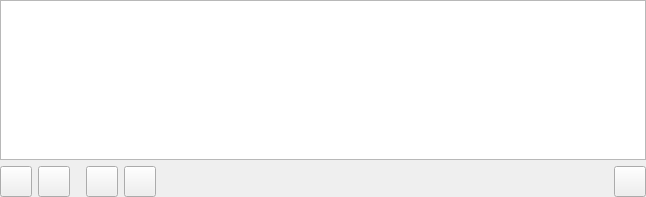
<?xml version="1.0" encoding="UTF-8"?>
<ui version="4.0">
 <class>Form</class>
 <widget class="QWidget" name="Form">
  <property name="geometry">
   <rect>
    <x>0</x>
    <y>0</y>
    <width>646</width>
    <height>197</height>
   </rect>
  </property>
  <property name="windowTitle">
   <string>Form</string>
  </property>
  <layout class="QVBoxLayout" name="verticalLayout">
   <property name="margin">
    <number>0</number>
   </property>
   <item>
    <widget class="QTableWidget" name="table">
     <property name="sizePolicy">
      <sizepolicy hsizetype="Expanding" vsizetype="Expanding">
       <horstretch>0</horstretch>
       <verstretch>2</verstretch>
      </sizepolicy>
     </property>
     <property name="editTriggers">
      <set>QAbstractItemView::NoEditTriggers</set>
     </property>
    </widget>
   </item>
   <item>
    <layout class="QHBoxLayout" name="horizontalLayout">
     <item>
      <widget class="QToolButton" name="addBtn">
       <property name="toolTip">
        <string>Add a row of setpoints</string>
       </property>
       <property name="icon">
        <iconset resource="../../../resources/nicos-gui.qrc">
         <normaloff>:/add</normaloff>:/add</iconset>
       </property>
       <property name="iconSize">
        <size>
         <width>24</width>
         <height>24</height>
        </size>
       </property>
      </widget>
     </item>
     <item>
      <widget class="QToolButton" name="delBtn">
       <property name="toolTip">
        <string>Remove a row of setpoints</string>
       </property>
       <property name="icon">
        <iconset resource="../../../resources/nicos-gui.qrc">
         <normaloff>:/remove</normaloff>:/remove</iconset>
       </property>
       <property name="iconSize">
        <size>
         <width>24</width>
         <height>24</height>
        </size>
       </property>
      </widget>
     </item>
     <item>
      <spacer name="verticalSpacer_3">
       <property name="orientation">
        <enum>Qt::Horizontal</enum>
       </property>
       <property name="sizeType">
        <enum>QSizePolicy::Fixed</enum>
       </property>
       <property name="sizeHint" stdset="0">
        <size>
         <width>10</width>
         <height>20</height>
        </size>
       </property>
      </spacer>
     </item>
     <item>
      <widget class="QToolButton" name="upBtn">
       <property name="toolTip">
        <string>Move current row up</string>
       </property>
       <property name="icon">
        <iconset resource="../../../resources/nicos-gui.qrc">
         <normaloff>:/up</normaloff>:/up</iconset>
       </property>
       <property name="iconSize">
        <size>
         <width>24</width>
         <height>24</height>
        </size>
       </property>
      </widget>
     </item>
     <item>
      <widget class="QToolButton" name="downBtn">
       <property name="toolTip">
        <string>Move current row down</string>
       </property>
       <property name="icon">
        <iconset resource="../../../resources/nicos-gui.qrc">
         <normaloff>:/down</normaloff>:/down</iconset>
       </property>
       <property name="iconSize">
        <size>
         <width>24</width>
         <height>24</height>
        </size>
       </property>
      </widget>
     </item>
     <item>
      <spacer name="verticalSpacer_2">
       <property name="orientation">
        <enum>Qt::Horizontal</enum>
       </property>
       <property name="sizeHint" stdset="0">
        <size>
         <width>40</width>
         <height>20</height>
        </size>
       </property>
      </spacer>
     </item>
     <item>
      <widget class="QToolButton" name="clearBtn">
       <property name="toolTip">
        <string>Clear all rows and remove devices</string>
       </property>
       <property name="icon">
        <iconset resource="../../../resources/nicos-gui.qrc">
         <normaloff>:/emergency</normaloff>:/emergency</iconset>
       </property>
       <property name="iconSize">
        <size>
         <width>24</width>
         <height>24</height>
        </size>
       </property>
      </widget>
     </item>
    </layout>
   </item>
  </layout>
 </widget>
 <resources>
  <include location="../../../resources/nicos-gui.qrc"/>
 </resources>
 <connections/>
</ui>
